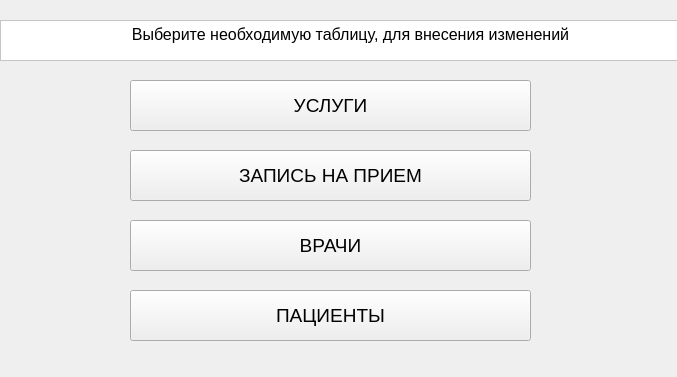
<?xml version="1.0" encoding="UTF-8"?>
<ui version="4.0">
 <class>Form</class>
 <widget class="QWidget" name="Form">
  <property name="geometry">
   <rect>
    <x>0</x>
    <y>0</y>
    <width>677</width>
    <height>377</height>
   </rect>
  </property>
  <property name="mouseTracking">
   <bool>false</bool>
  </property>
  <property name="tabletTracking">
   <bool>false</bool>
  </property>
  <property name="focusPolicy">
   <enum>Qt::NoFocus</enum>
  </property>
  <property name="windowTitle">
   <string>Form</string>
  </property>
  <property name="styleSheet">
   <string notr="true"/>
  </property>
  <widget class="QPushButton" name="push_button_appointment">
   <property name="geometry">
    <rect>
     <x>130</x>
     <y>150</y>
     <width>401</width>
     <height>51</height>
    </rect>
   </property>
   <property name="font">
    <font>
     <pointsize>14</pointsize>
    </font>
   </property>
   <property name="styleSheet">
    <string notr="true"/>
   </property>
   <property name="text">
    <string>ЗАПИСЬ НА ПРИЕМ</string>
   </property>
  </widget>
  <widget class="QPushButton" name="push_button_patient">
   <property name="enabled">
    <bool>true</bool>
   </property>
   <property name="geometry">
    <rect>
     <x>130</x>
     <y>290</y>
     <width>401</width>
     <height>51</height>
    </rect>
   </property>
   <property name="font">
    <font>
     <pointsize>14</pointsize>
    </font>
   </property>
   <property name="focusPolicy">
    <enum>Qt::StrongFocus</enum>
   </property>
   <property name="acceptDrops">
    <bool>false</bool>
   </property>
   <property name="styleSheet">
    <string notr="true"/>
   </property>
   <property name="text">
    <string>ПАЦИЕНТЫ</string>
   </property>
  </widget>
  <widget class="QPushButton" name="pushButton_doctor">
   <property name="geometry">
    <rect>
     <x>130</x>
     <y>220</y>
     <width>401</width>
     <height>51</height>
    </rect>
   </property>
   <property name="font">
    <font>
     <pointsize>14</pointsize>
    </font>
   </property>
   <property name="styleSheet">
    <string notr="true"/>
   </property>
   <property name="text">
    <string>ВРАЧИ</string>
   </property>
  </widget>
  <widget class="QPushButton" name="push_button_service">
   <property name="geometry">
    <rect>
     <x>130</x>
     <y>80</y>
     <width>401</width>
     <height>51</height>
    </rect>
   </property>
   <property name="font">
    <font>
     <pointsize>14</pointsize>
    </font>
   </property>
   <property name="mouseTracking">
    <bool>true</bool>
   </property>
   <property name="focusPolicy">
    <enum>Qt::TabFocus</enum>
   </property>
   <property name="styleSheet">
    <string notr="true"/>
   </property>
   <property name="text">
    <string>УСЛУГИ</string>
   </property>
  </widget>
  <widget class="QTextBrowser" name="textBrowser">
   <property name="geometry">
    <rect>
     <x>0</x>
     <y>20</y>
     <width>701</width>
     <height>41</height>
    </rect>
   </property>
   <property name="font">
    <font>
     <pointsize>14</pointsize>
    </font>
   </property>
   <property name="cursor" stdset="0">
    <cursorShape>ArrowCursor</cursorShape>
   </property>
   <property name="mouseTracking">
    <bool>false</bool>
   </property>
   <property name="styleSheet">
    <string notr="true">background-color: rgb(255, 255, 255);
color: rgb(0, 0, 0);</string>
   </property>
   <property name="html">
    <string>&lt;!DOCTYPE HTML PUBLIC &quot;-//W3C//DTD HTML 4.0//EN&quot; &quot;http://www.w3.org/TR/REC-html40/strict.dtd&quot;&gt;
&lt;html&gt;&lt;head&gt;&lt;meta name=&quot;qrichtext&quot; content=&quot;1&quot; /&gt;&lt;style type=&quot;text/css&quot;&gt;
p, li { white-space: pre-wrap; }
&lt;/style&gt;&lt;/head&gt;&lt;body style=&quot; font-family:'MS Shell Dlg 2'; font-size:14pt; font-weight:400; font-style:normal;&quot;&gt;
&lt;p align=&quot;center&quot; style=&quot; margin-top:0px; margin-bottom:0px; margin-left:0px; margin-right:0px; -qt-block-indent:0; text-indent:0px;&quot;&gt;&lt;span style=&quot; font-size:12pt;&quot;&gt;Выберите необходимую таблицу, для внесения изменений&lt;/span&gt;&lt;/p&gt;&lt;/body&gt;&lt;/html&gt;</string>
   </property>
  </widget>
  <widget class="QLabel" name="label">
   <property name="geometry">
    <rect>
     <x>-10</x>
     <y>-55</y>
     <width>731</width>
     <height>441</height>
    </rect>
   </property>
   <property name="text">
    <string/>
   </property>
   <property name="pixmap">
    <pixmap>../../image/основной фон.png</pixmap>
   </property>
   <property name="scaledContents">
    <bool>true</bool>
   </property>
  </widget>
  <zorder>label</zorder>
  <zorder>push_button_appointment</zorder>
  <zorder>push_button_patient</zorder>
  <zorder>pushButton_doctor</zorder>
  <zorder>push_button_service</zorder>
  <zorder>textBrowser</zorder>
 </widget>
 <resources/>
 <connections/>
</ui>
